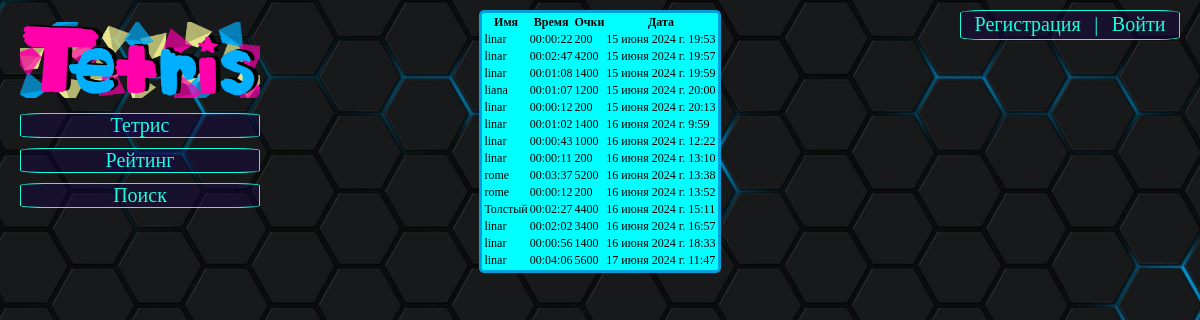
/rating/, run on the app's committed database.
### game/models.py (models this page shows)
class Game(models.Model):
    userName = models.ForeignKey(User, on_delete=models.CASCADE)
    time_game = models.CharField(max_length=50)
    points_per_game = models.IntegerField(default=1)
    game_date = models.DateTimeField(auto_now_add=True)

### game/views.py (the view)
# urls.py: path('rating/', rating_page, name='rating'),
def rating_page(request):
    games = Game.objects.all()
    return render(request, 'game/rating.html', {'games': games})

### templates/game/rating.html (shortened to what this page needs)
{% extends "game/index.html" %}
{% load static %}
{% block style %}
  <link rel="stylesheet" href="{% static 'game/css/rating.css' %}" type="text/css">
  <link rel="stylesheet" href="//cdn.datatables.net/2.0.8/css/dataTables.dataTables.min.css" type="text/css">
{% endblock%}
{% block content %}
<table id="myTable" class="display">
    <thead>
        <tr>
            <th>Имя</th>
            <th>Время</th>
            <th>Очки</th>
            <th>Дата</th>
        </tr>
    </thead>
    <tbody>
      {% for game in games %}
        <tr>
            <td>{{ game.userName }}</td>
            <td>{{ game.time_game }}</td>
            <td>{{ game.points_per_game }}</td>
            <td>{{ game.game_date }}</td>
        </tr>
      {% endfor %}
    </tbody>
</table>
{% endblock content %}

### static/game/css/style.css (style rules this page uses)
:root { --width-cell: 25px; --height-cell: 25px; --font-size-title: 14px; --color-playing-field: rgb(0, 255, 0); }
* { margin: 0px; padding: 0px; box-sizing: border-box; }
html, body { width: 100vw; height: 100vh; overflow-x: hidden; display: flex; }
body { background-image: url("/static/game/img/background.jpg"); background-size: cover; background-position: center; background-repeat: no-repeat; }

### static/game/css/rating.css (style rules this page uses)
th, td { font-size: 12px; }

### data on the page
Game: userName "linar", time_game "00:00:22", points_per_game "200", game_date "15 июня 2024 г. 19:53"
Game: userName "linar", time_game "00:02:47", points_per_game "4200", game_date "15 июня 2024 г. 19:57"
Game: userName "linar", time_game "00:01:08", points_per_game "1400", game_date "15 июня 2024 г. 19:59"
Game: userName "liana", time_game "00:01:07", points_per_game "1200", game_date "15 июня 2024 г. 20:00"
Game: userName "linar", time_game "00:00:12", points_per_game "200", game_date "15 июня 2024 г. 20:13"
Game: userName "linar", time_game "00:01:02", points_per_game "1400", game_date "16 июня 2024 г. 9:59"
Game: userName "linar", time_game "00:00:43", points_per_game "1000", game_date "16 июня 2024 г. 12:22"
Game: userName "linar", time_game "00:00:11", points_per_game "200", game_date "16 июня 2024 г. 13:10"
Game: userName "rome", time_game "00:03:37", points_per_game "5200", game_date "16 июня 2024 г. 13:38"
Game: userName "rome", time_game "00:00:12", points_per_game "200", game_date "16 июня 2024 г. 13:52"
Game: userName "Толстый", time_game "00:02:27", points_per_game "4400", game_date "16 июня 2024 г. 15:11"
Game: userName "linar", time_game "00:02:02", points_per_game "3400", game_date "16 июня 2024 г. 16:57"
Game: userName "linar", time_game "00:00:56", points_per_game "1400", game_date "16 июня 2024 г. 18:33"
Game: userName "linar", time_game "00:04:06", points_per_game "5600", game_date "17 июня 2024 г. 11:47"
